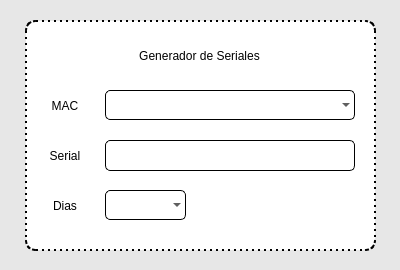
<?xml version="1.0" encoding="UTF-8"?>
<ui version="4.0">
 <class>FormSerial2</class>
 <widget class="QDialog" name="FormSerial2">
  <property name="geometry">
   <rect>
    <x>0</x>
    <y>0</y>
    <width>400</width>
    <height>270</height>
   </rect>
  </property>
  <property name="windowTitle">
   <string>FormSerial2</string>
  </property>
  <property name="styleSheet">
   <string notr="true">background: rgb(231, 231, 231);</string>
  </property>
  <widget class="QWidget" name="widget" native="true">
   <property name="geometry">
    <rect>
     <x>25</x>
     <y>20</y>
     <width>351</width>
     <height>231</height>
    </rect>
   </property>
   <property name="styleSheet">
    <string notr="true">background:white;
border:2px dotted black;
border-radius:10px;</string>
   </property>
   <widget class="QComboBox" name="Mac_ComboBox">
    <property name="geometry">
     <rect>
      <x>80</x>
      <y>70</y>
      <width>250</width>
      <height>30</height>
     </rect>
    </property>
    <property name="layoutDirection">
     <enum>Qt::LeftToRight</enum>
    </property>
    <property name="styleSheet">
     <string notr="true">font:16px &quot;Roboto&quot; ;
background:transparent;
color:black;
border:1px solid black;
border-radius:5px;</string>
    </property>
   </widget>
   <widget class="QLabel" name="Mac">
    <property name="geometry">
     <rect>
      <x>10</x>
      <y>70</y>
      <width>60</width>
      <height>31</height>
     </rect>
    </property>
    <property name="styleSheet">
     <string notr="true">font:16px &quot;Roboto&quot;;
background:transparent;
border:0px;</string>
    </property>
    <property name="text">
     <string>MAC</string>
    </property>
    <property name="alignment">
     <set>Qt::AlignCenter</set>
    </property>
   </widget>
   <widget class="QLabel" name="titulo">
    <property name="geometry">
     <rect>
      <x>59</x>
      <y>20</y>
      <width>231</width>
      <height>31</height>
     </rect>
    </property>
    <property name="styleSheet">
     <string notr="true">font:16px &quot;Roboto&quot;;
background:transparent;
border:0px;</string>
    </property>
    <property name="text">
     <string>Generador de Seriales</string>
    </property>
    <property name="alignment">
     <set>Qt::AlignCenter</set>
    </property>
   </widget>
   <widget class="QLabel" name="Serial">
    <property name="geometry">
     <rect>
      <x>10</x>
      <y>120</y>
      <width>60</width>
      <height>31</height>
     </rect>
    </property>
    <property name="styleSheet">
     <string notr="true">font:16px &quot;Roboto&quot;;
background:transparent;
border:0px;</string>
    </property>
    <property name="text">
     <string>Serial</string>
    </property>
    <property name="alignment">
     <set>Qt::AlignCenter</set>
    </property>
   </widget>
   <widget class="QLabel" name="Serial_edit">
    <property name="geometry">
     <rect>
      <x>80</x>
      <y>120</y>
      <width>250</width>
      <height>31</height>
     </rect>
    </property>
    <property name="styleSheet">
     <string notr="true">font:16px &quot;Roboto&quot;;
background:transparent;
border:1px solid black;
border-radius:5px;</string>
    </property>
    <property name="text">
     <string/>
    </property>
    <property name="alignment">
     <set>Qt::AlignCenter</set>
    </property>
    <property name="textInteractionFlags">
     <set>Qt::LinksAccessibleByMouse|Qt::TextSelectableByKeyboard|Qt::TextSelectableByMouse</set>
    </property>
   </widget>
   <widget class="QLabel" name="Dias">
    <property name="geometry">
     <rect>
      <x>10</x>
      <y>170</y>
      <width>60</width>
      <height>31</height>
     </rect>
    </property>
    <property name="styleSheet">
     <string notr="true">font:16px &quot;Roboto&quot;;
background:transparent;
border:0px;</string>
    </property>
    <property name="text">
     <string>Dias</string>
    </property>
    <property name="alignment">
     <set>Qt::AlignCenter</set>
    </property>
   </widget>
   <widget class="QComboBox" name="Days_ComboBox">
    <property name="geometry">
     <rect>
      <x>80</x>
      <y>170</y>
      <width>81</width>
      <height>30</height>
     </rect>
    </property>
    <property name="styleSheet">
     <string notr="true">font:16px &quot;Roboto&quot; black;
background:transparent;
color:black;
border:1px solid black;
border-radius:5px;</string>
    </property>
   </widget>
  </widget>
 </widget>
 <resources/>
 <connections/>
</ui>
